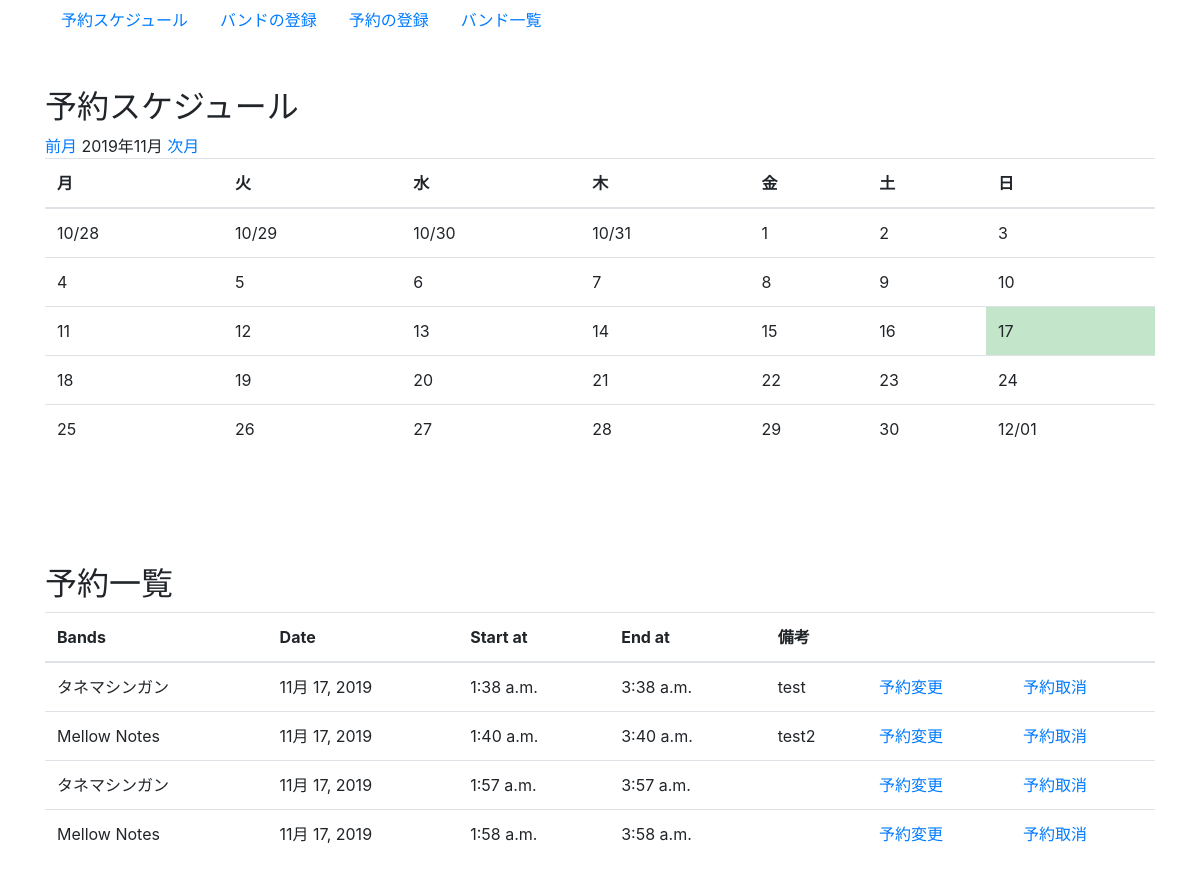
Page /equipment_management/month/ on the earlier database version.
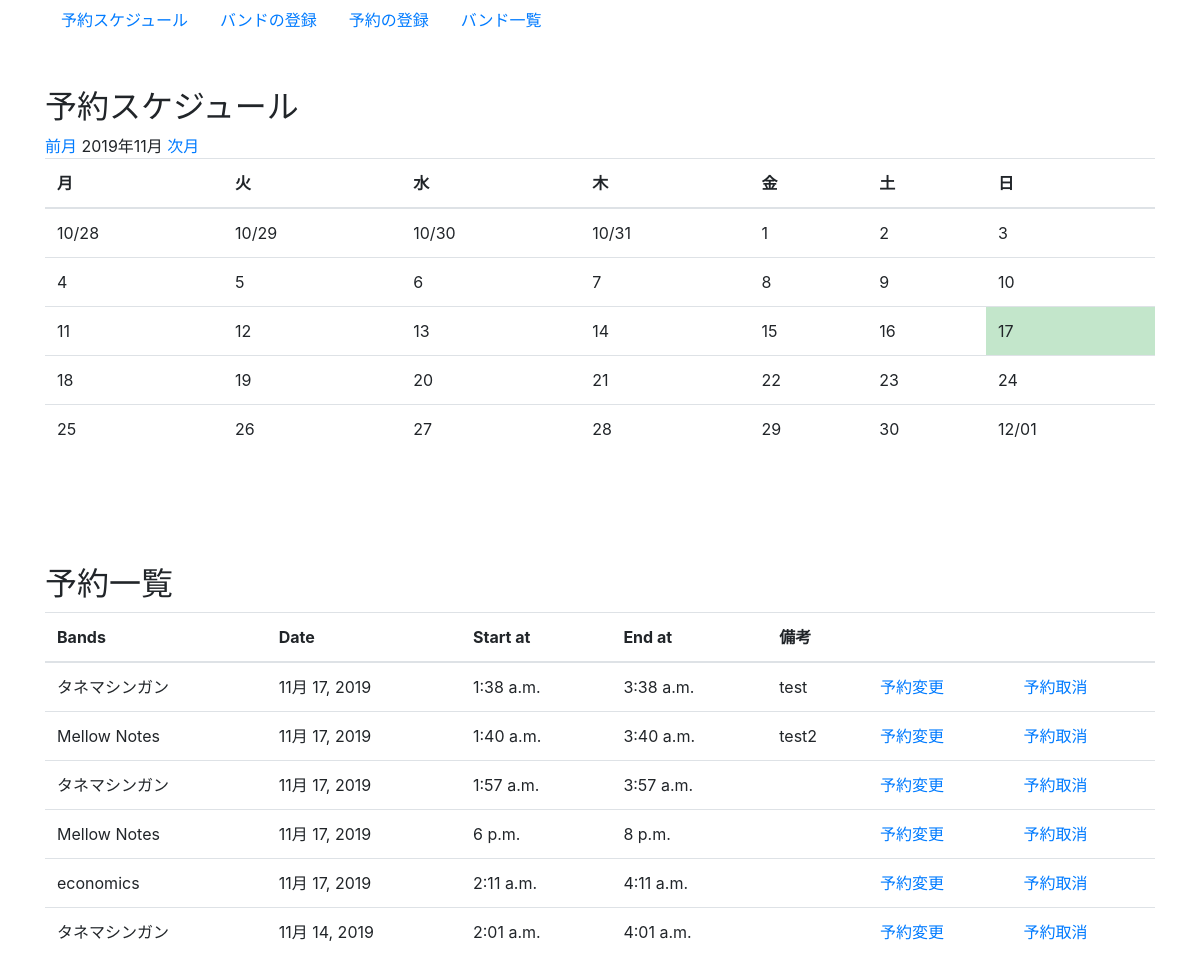
Same page on the later database version.
### equipment_management/models.py (models this page shows, shortened)
class Schedule(models.Model):
  band_id = models.ForeignKey(Band, on_delete=models.CASCADE)
  pa_name = models.CharField(max_length=255, verbose_name='PA担当者名')
  active_date = models.DateField(default=timezone.now)
  start_at = models.TimeField(default=timezone.now)
  end_at = models.TimeField(default=two_hours_hence)
  text = models.TextField(blank=True)
  created_at = models.DateTimeField(auto_now_add=True)
  updated_at = models.DateTimeField(auto_now=True)

class Band(models.Model):
  band_name = models.CharField(max_length=255,
                               verbose_name='バンド名',
                               )
  responsible_person_name = models.CharField(max_length=255,
                                             verbose_name='バンドマスター')
  created_at = models.DateTimeField(auto_now_add=True)
  updated_at = models.DateTimeField(auto_now=True)
  def __str__(self):
      return self.band_name

### equipment_management/views.py (the view)
# urls.py: path('month/', views.MonthCalendar.as_view(), name='month'),
class MonthCalendar(mixins.MonthCalendarMixin, generic.TemplateView):
    template_name = 'equipment_management/month.html'
    def get_context_data(self, **kwargs):
        context = super().get_context_data(**kwargs)
        calendar_context = self.get_month_calendar()
        context.update(calendar_context)
        context['bands'] = Band.objects.all()
        context['schedules'] = Schedule.objects.all().order_by('-active_date')
        return context

### equipment_management/mixins.py (called while the page is built)
    def setup_calendar(self):
        self._calendar = calendar.Calendar(self.first_weekday)

    def get_week_names(self):
        week_names = deque(self.week_names)
        week_names.rotate(-self.first_weekday)  # リスト内の要素を右に1つずつ移動...なんてときは、dequeを使うと中々面白いです
        return week_names

    def get_previous_month(self, date):
        if date.month == 1:
            return date.replace(year=date.year-1, month=12, day=1)
        else:
            return date.replace(month=date.month-1, day=1)

    def get_next_month(self, date):
        if date.month == 12:
            return date.replace(year=date.year+1, month=1, day=1)
        else:
            return date.replace(month=date.month+1, day=1)

    def get_month_days(self, date):
        return self._calendar.monthdatescalendar(date.year, date.month)

    def get_current_month(self):
        month = self.kwargs.get('month')
        year = self.kwargs.get('year')
        if month and year:
            month = datetime.date(year=int(year), month=int(month), day=1)
        else:
            month = datetime.date.today().replace(day=1)
        return month

    def get_month_calendar(self):
        self.setup_calendar()
        current_month = self.get_current_month()
        calendar_data = {
            'now': datetime.date.today(),
            'month_days': self.get_month_days(current_month),
            'month_current': current_month,
            'month_previous': self.get_previous_month(current_month),
            'month_next': self.get_next_month(current_month),
            'week_names': self.get_week_names(),
        }
        return calendar_data

### equipment_management/templates/equipment_management/month.html
{% extends 'equipment_management/base.html' %}
{% block content %}
<br>
<br>
<h2>予約スケジュール</h2>
<a href="{% url 'equipment:month' month_previous.year month_previous.month %}">前月</a>
{{ month_current | date:"Y年m月" }}
<a href="{% url 'equipment:month' month_next.year month_next.month %}">次月</a>
<table class="table">
  <thead>
    <tr>
      {% for w in week_names %}
        <th>{{ w }}</th>
      {% endfor %}
    </tr>
  </thead>
  <tbody>
    {% for week in month_days %}
      <tr>
        {% for day in week %}
          {% if now == day %}
            <td class="table-success">
          {% else %}
            <td>
          {% endif %}
          {% if month_current.month != day.month %}
            {{ day | date:"m/d" }}
          {% else %}
            {{ day.day }}
          {% endif %}
            </td>
        {% endfor %}
      </tr>
    {% endfor %}
  </tbody>
</table>
<br>
<br>
<br>
<br>
<h2>予約一覧</h2>
<table class="table">
  <thead>
    <tr>
      <th>Bands</th>
      <th>Date</th>
      <th>Start at</th>
      <th>End at</th>
      <th>備考</th>
      <th></th>
      <th></th>
    </tr>
  </thead>
  <tbody>
    {% for schedule in schedules %}
      <tr>
        <td>{{ schedule.band_id }}</td>
        <td>{{ schedule.active_date }}</td>
        <td>{{ schedule.start_at }}</td>
        <td>{{ schedule.end_at }}</a></td>
        <td>{{ schedule.text }}</td>
        <td><a href="{% url 'equipment:update_schedule' schedule.pk %}">予約変更</a></td>
        <td><a href="{% url 'equipment:delete_schedule' schedule.pk %}">予約取消</a></td>
      </tr>
    {% endfor %}
  </tbody>
</table>
{% endblock %}

### equipment_management/templates/equipment_management/base.html (shortened to what this page needs)
<!doctype html>
<html lang="ja">
  <head>
    <link rel="stylesheet" href="https://maxcdn.bootstrapcdn.com/bootstrap/4.0.0-beta.2/css/bootstrap.min.css">
  </head>
  <body>
    <div class="container">
      <nav class="nav">
        <a class="nav-link" href="{% url 'equipment:month' %}">予約スケジュール</a>
        <a class="nav-link" href="{% url 'equipment:add_band' %}">バンドの登録</a>
        <a class="nav-link" href="{% url 'equipment:add_schedule' %}">予約の登録</a>
        <a class="nav-link" href="{% url 'equipment:show_band_list' %}">バンド一覧</a>
      </nav>
      {% block content %}
      {% endblock %}
    </div>
  </body>
</html>

Differences in the rows shown:
changed Schedule (number 4 of 6 on the later page): start_at "1:58 a.m." → "6 p.m."; end_at "3:58 a.m." → "8 p.m."
added Schedule: band_id "economics", active_date "11月 17, 2019", start_at "2:11 a.m.", end_at "4:11 a.m."
added Schedule: band_id "タネマシンガン", active_date "11月 14, 2019", start_at "2:01 a.m.", end_at "4:01 a.m."
